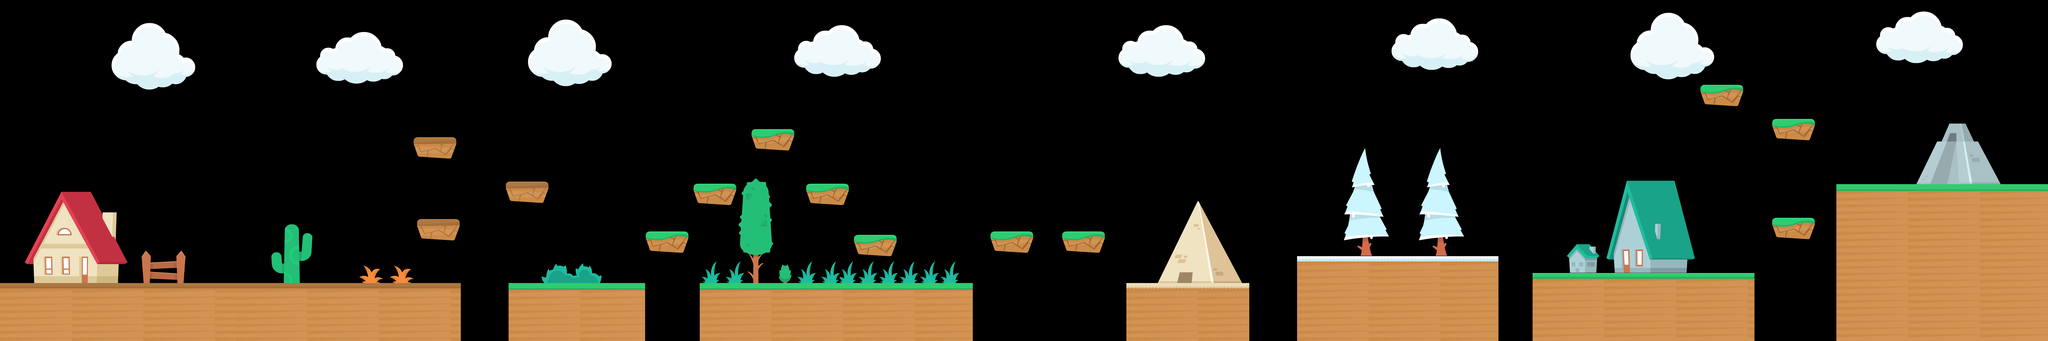

A level layout from a 2D game, rendered from its tile map. Below: a short description, then the map file with tile-grid data replaced by summaries:
An orthogonal 600x100 tile map with 16x16 px tiles, 1 tile layer (图块层 1) and 33 objects.

<map version="1.5" tiledversion="1.7.2" orientation="orthogonal" renderorder="left-down" width="600" height="100" tilewidth="16" tileheight="16" infinite="0" nextlayerid="4" nextobjectid="44">
 <tileset firstgid="1" source="map.tsx" />
 <layer id="1" name="图块层 1" width="600" height="100">
  <data>[60000 cells, 21123 non-empty, 5391 distinct tile ids]</data>
 </layer>
 <objectgroup id="2" name="wall">
  <object id="1" x="0" y="1328" width="2160" height="272" />
  <object id="2" x="2384" y="1328" width="640" height="272" />
  <object id="3" x="3280" y="1328" width="1280" height="272" />
  <object id="4" x="5280" y="1328" width="576" height="272" />
  <object id="5" x="6080" y="1200" width="944" height="400" />
  <object id="6" x="7184" y="1280" width="1040" height="320" />
  <object id="7" x="8608" y="864" width="992" height="736" />
  <object id="12" x="3024" y="1088" width="208" height="80" />
  <object id="13" x="3248" y="864" width="208" height="80" />
  <object id="14" x="3520" y="608" width="208" height="80" />
  <object id="15" x="3776" y="864" width="208" height="80" />
  <object id="16" x="4000" y="1104" width="208" height="80" />
  <object id="17" x="4640" y="1088" width="208" height="80" />
  <object id="18" x="4976" y="1088" width="208" height="80" />
  <object id="19" x="8304" y="1024" width="208" height="80" />
  <object id="20" x="8304" y="560" width="208" height="80" />
  <object id="21" x="7968" y="400" width="208" height="80" />
  <object id="24" x="1952" y="640" width="176" height="96" />
  <object id="25" x="2384" y="848" width="176" height="96" />
  <object id="26" x="1968" y="1024" width="176" height="96" />
  <object id="42" x="9584" y="0" width="16" height="864" />
  <object id="43" x="0" y="0" width="16" height="1328" />
 </objectgroup>
 <objectgroup id="3" name="flyenemy">
  <object id="30" x="1632" y="976" width="16" height="16" />
  <object id="31" x="3344" y="624" width="16" height="16" />
  <object id="32" x="2912" y="1088" width="16" height="16" />
  <object id="33" x="3616" y="800" width="16" height="16" />
  <object id="35" x="4464" y="1104" width="16" height="16" />
  <object id="36" x="5472" y="1136" width="16" height="16" />
  <object id="37" x="5728" y="1120" width="16" height="16" />
  <object id="38" x="6576" y="896" width="16" height="16" />
  <object id="39" x="8128" y="128" width="16" height="16" />
  <object id="40" x="7792" y="944" width="16" height="16" />
  <object id="41" x="8848" y="576" width="16" height="16" />
 </objectgroup>
</map>